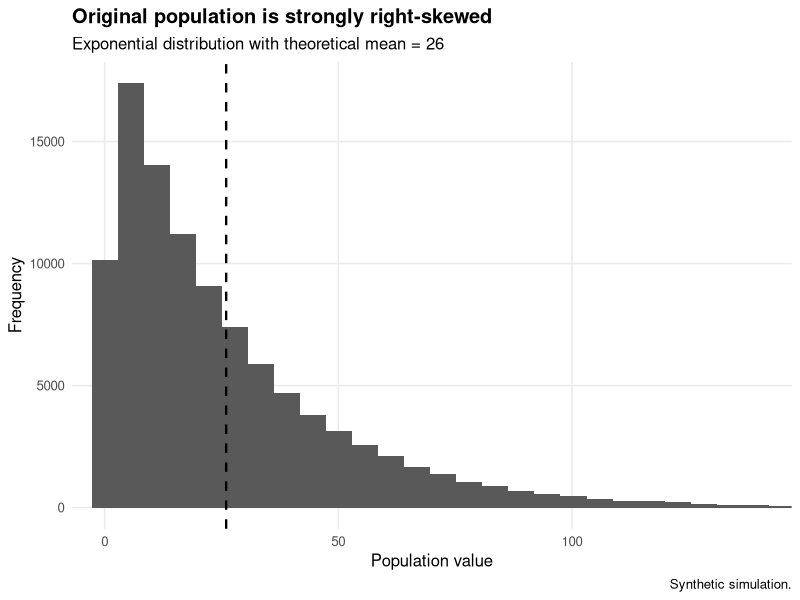
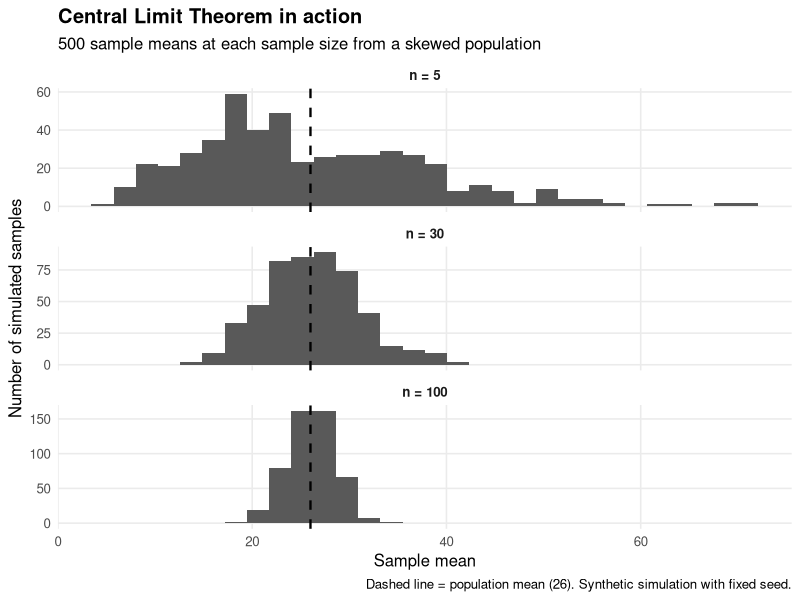
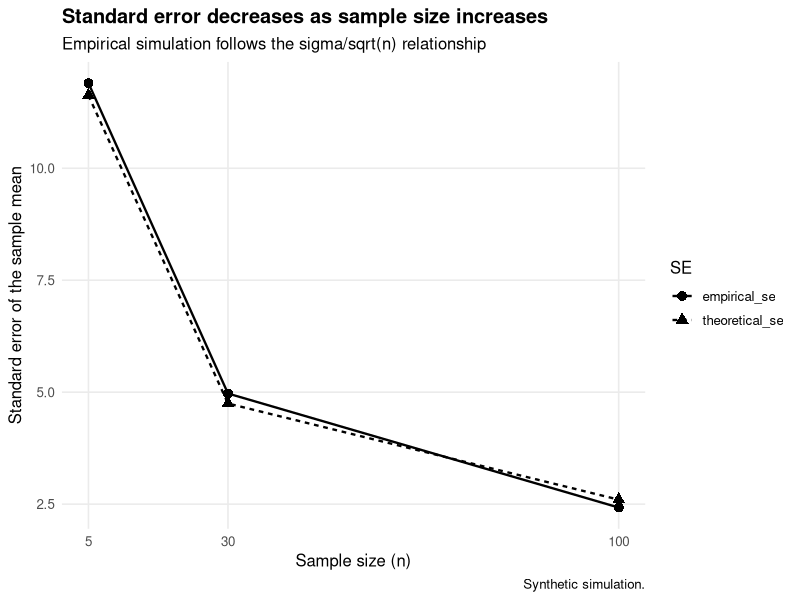

These charts were generated, in order, by the following R code: (Note: this script raises an error after producing the figures.)
# ============================================================
# FIOCRUZ — Module 3, Lesson 1, Activity 1
#
# Goal:
# Simulate the Central Limit Theorem using 500 repeated samples.
#
# We deliberately start from a RIGHT-SKEWED population
# (Exponential distribution), not a Normal population.
#
# We then compare sampling distributions of the mean for:
#   n = 5
#   n = 30
#   n = 100
#
# Main ideas:
#   1. sample means center around the population mean
#   2. their distribution becomes more Normal-looking as n grows
#   3. their spread shrinks approximately as sigma / sqrt(n)
# ============================================================

required <- c("dplyr", "readr", "ggplot2", "tibble")

missing <- required[
  !vapply(required, requireNamespace, FUN.VALUE = logical(1), quietly = TRUE)
]

if (length(missing) > 0) {
  cat("\nMissing R packages:", paste(missing, collapse = ", "), "\n")
  cat("Installing missing CRAN packages...\n")
  install.packages(missing, repos = "https://cloud.r-project.org")
}

suppressPackageStartupMessages({
  library(dplyr)
  library(readr)
  library(ggplot2)
  library(tibble)
})

set.seed(20260904)

# ------------------------------------------------------------
# STEP 1 — DEFINE A SKEWED POPULATION
# ------------------------------------------------------------
#
# Exponential(rate = 1/26):
# theoretical mean = 26
# theoretical SD   = 26
#
# This is intentionally NOT Normal.

population_mean <- 26
population_sd <- 26
rate <- 1 / population_mean

population_preview <- rexp(
  n = 100000,
  rate = rate
)

cat("\n============================================================\n")
cat("STEP 1 — ORIGINAL POPULATION\n")
cat("============================================================\n")
cat("Distribution: Exponential (strongly right-skewed)\n")
cat("Theoretical mean:", population_mean, "\n")
cat("Theoretical SD:", population_sd, "\n")
cat("Simulated preview mean:", round(mean(population_preview), 2), "\n")
cat("Simulated preview SD:", round(sd(population_preview), 2), "\n")

# ------------------------------------------------------------
# STEP 2 — ONE SAMPLE IS NOT THE SAMPLING DISTRIBUTION
# ------------------------------------------------------------

one_sample <- rexp(
  n = 30,
  rate = rate
)

cat("\n============================================================\n")
cat("STEP 2 — ONE SAMPLE OF n = 30\n")
cat("============================================================\n")
cat("One sample mean:", round(mean(one_sample), 2), "\n")
cat("\n")
cat("Important:\n")
cat("The Central Limit Theorem is about the DISTRIBUTION OF SAMPLE MEANS\n")
cat("across repeated samples — not about one individual sample becoming Normal.\n")

# ------------------------------------------------------------
# STEP 3 — FUNCTION TO SIMULATE 500 SAMPLE MEANS
# ------------------------------------------------------------

simulate_means <- function(sample_size, repetitions = 500) {

  # Generate repetitions × sample_size independent observations.
  # Each ROW is one simulated sample.
  draws <- matrix(
    rexp(
      n = repetitions * sample_size,
      rate = rate
    ),
    nrow = repetitions,
    ncol = sample_size
  )

  tibble(
    sample_size = sample_size,
    repetition = seq_len(repetitions),
    sample_mean = rowMeans(draws)
  )
}

cat("\n============================================================\n")
cat("STEP 3 — GENERATING 500 SAMPLES FOR EACH n\n")
cat("============================================================\n")

means_n5 <- simulate_means(5)
means_n30 <- simulate_means(30)
means_n100 <- simulate_means(100)

sampling_means <- bind_rows(
  means_n5,
  means_n30,
  means_n100
) |>
  mutate(
    sample_size = factor(
      sample_size,
      levels = c(5, 30, 100),
      labels = c("n = 5", "n = 30", "n = 100")
    )
  )

cat("Created:", nrow(means_n5), "sample means for n = 5\n")
cat("Created:", nrow(means_n30), "sample means for n = 30\n")
cat("Created:", nrow(means_n100), "sample means for n = 100\n")

# ------------------------------------------------------------
# STEP 4 — SUMMARIZE THE SAMPLING DISTRIBUTIONS
# ------------------------------------------------------------

summary_table <- sampling_means |>
  group_by(sample_size) |>
  summarise(
    repetitions = n(),
    mean_of_sample_means = mean(sample_mean),
    empirical_se = sd(sample_mean),
    .groups = "drop"
  ) |>
  mutate(
    n = c(5, 30, 100),
    theoretical_mean = population_mean,
    theoretical_se = population_sd / sqrt(n),
    mean_error = mean_of_sample_means - theoretical_mean,
    se_ratio_empirical_to_theoretical = empirical_se / theoretical_se
  ) |>
  select(
    sample_size,
    n,
    repetitions,
    theoretical_mean,
    mean_of_sample_means,
    mean_error,
    theoretical_se,
    empirical_se,
    se_ratio_empirical_to_theoretical
  )

summary_display <- summary_table |>
  mutate(
    across(
      c(
        theoretical_mean,
        mean_of_sample_means,
        mean_error,
        theoretical_se,
        empirical_se,
        se_ratio_empirical_to_theoretical
      ),
      ~ round(.x, 3)
    )
  )

cat("\n============================================================\n")
cat("STEP 4 — SAMPLING-DISTRIBUTION SUMMARY\n")
cat("============================================================\n")
print(summary_display)

cat("\nWhat should you see?\n")
cat("1. The mean of the 500 sample means stays near 26.\n")
cat("2. The empirical SE decreases as n increases.\n")
cat("3. The empirical SE is close to sigma/sqrt(n).\n")

# ------------------------------------------------------------
# STEP 5 — VISUALIZE THE ORIGINAL SKEWED POPULATION
# ------------------------------------------------------------

population_plot_data <- tibble(
  value = population_preview
)

p_population <- ggplot(
  population_plot_data,
  aes(x = value)
) +
  geom_histogram(
    bins = 60
  ) +
  geom_vline(
    xintercept = population_mean,
    linetype = "dashed",
    linewidth = 0.8
  ) +
  coord_cartesian(xlim = c(0, 140)) +
  labs(
    title = "Original population is strongly right-skewed",
    subtitle = "Exponential distribution with theoretical mean = 26",
    x = "Population value",
    y = "Frequency",
    caption = "Synthetic simulation."
  ) +
  theme_minimal(base_size = 12) +
  theme(
    plot.title = element_text(face = "bold"),
    panel.grid.minor = element_blank()
  )

ggsave(
  "practice/manual_attempts/module3_lesson1/activity01_central_limit_theorem/outputs/original_skewed_population.png",
  p_population,
  width = 8,
  height = 5,
  dpi = 300,
  bg = "white"
)

# ------------------------------------------------------------
# STEP 6 — VISUALIZE THE 500 SAMPLE MEANS
# ------------------------------------------------------------

p_sampling <- ggplot(
  sampling_means,
  aes(x = sample_mean)
) +
  geom_histogram(
    bins = 30
  ) +
  geom_vline(
    xintercept = population_mean,
    linetype = "dashed",
    linewidth = 0.8
  ) +
  facet_wrap(
    ~ sample_size,
    ncol = 1,
    scales = "free_y"
  ) +
  labs(
    title = "Central Limit Theorem in action",
    subtitle = "500 sample means at each sample size from a skewed population",
    x = "Sample mean",
    y = "Number of simulated samples",
    caption = "Dashed line = population mean (26). Synthetic simulation with fixed seed."
  ) +
  theme_minimal(base_size = 12) +
  theme(
    plot.title = element_text(face = "bold"),
    panel.grid.minor = element_blank(),
    strip.text = element_text(face = "bold")
  )

ggsave(
  "practice/manual_attempts/module3_lesson1/activity01_central_limit_theorem/outputs/clt_sampling_distributions.png",
  p_sampling,
  width = 8.5,
  height = 9,
  dpi = 300,
  bg = "white"
)

# ------------------------------------------------------------
# STEP 7 — STANDARD ERROR SHRINKS WITH n
# ------------------------------------------------------------

se_table <- summary_table |>
  select(
    n,
    theoretical_se,
    empirical_se
  ) |>
  tidyr::pivot_longer(
    cols = c(theoretical_se, empirical_se),
    names_to = "se_type",
    values_to = "standard_error"
  )

p_se <- ggplot(
  se_table,
  aes(
    x = n,
    y = standard_error,
    linetype = se_type,
    shape = se_type
  )
) +
  geom_line(linewidth = 0.8) +
  geom_point(size = 3) +
  scale_x_continuous(
    breaks = c(5, 30, 100)
  ) +
  labs(
    title = "Standard error decreases as sample size increases",
    subtitle = "Empirical simulation follows the sigma/sqrt(n) relationship",
    x = "Sample size (n)",
    y = "Standard error of the sample mean",
    linetype = "SE",
    shape = "SE",
    caption = "Synthetic simulation."
  ) +
  theme_minimal(base_size = 12) +
  theme(
    plot.title = element_text(face = "bold"),
    panel.grid.minor = element_blank()
  )

ggsave(
  "practice/manual_attempts/module3_lesson1/activity01_central_limit_theorem/outputs/standard_error_by_sample_size.png",
  p_se,
  width = 8,
  height = 5,
  dpi = 300,
  bg = "white"
)

# ------------------------------------------------------------
# STEP 8 — SAVE TABLES
# ------------------------------------------------------------

write_csv(
  sampling_means,
  "practice/manual_attempts/module3_lesson1/activity01_central_limit_theorem/outputs/500_sample_means_by_n.csv"
)

write_csv(
  summary_display,
  "practice/manual_attempts/module3_lesson1/activity01_central_limit_theorem/outputs/clt_summary.csv"
)

# ------------------------------------------------------------
# STEP 9 — VALIDATION
# ------------------------------------------------------------

stopifnot(nrow(means_n5) == 500)
stopifnot(nrow(means_n30) == 500)
stopifnot(nrow(means_n100) == 500)

stopifnot(
  all(
    abs(
      summary_table$mean_of_sample_means -
        population_mean
    ) < 2
  )
)

# Standard error should decrease with n.
stopifnot(
  summary_table$empirical_se[1] >
    summary_table$empirical_se[2]
)

stopifnot(
  summary_table$empirical_se[2] >
    summary_table$empirical_se[3]
)

# Simulation should broadly follow theoretical SE.
#
# With only 500 Monte Carlo repetitions and a strongly skewed
# Exponential population, empirical SE will not equal the
# theoretical value exactly. We therefore validate the expected
# relationship without imposing an unnecessarily brittle cutoff.

relative_se_error <- abs(
  summary_table$empirical_se -
    summary_table$theoretical_se
) / summary_table$theoretical_se

cat("\nRelative empirical-vs-theoretical SE error:\n")
print(
  tibble(
    sample_size = summary_table$sample_size,
    empirical_se = round(summary_table$empirical_se, 3),
    theoretical_se = round(summary_table$theoretical_se, 3),
    relative_error_percent = round(100 * relative_se_error, 1)
  )
)

stopifnot(all(relative_se_error < 0.25))

required_figures <- c(
  "practice/manual_attempts/module3_lesson1/activity01_central_limit_theorem/outputs/original_skewed_population.png",
  "practice/manual_attempts/module3_lesson1/activity01_central_limit_theorem/outputs/clt_sampling_distributions.png",
  "practice/manual_attempts/module3_lesson1/activity01_central_limit_theorem/outputs/standard_error_by_sample_size.png"
)

stopifnot(all(file.exists(required_figures)))

cat("\n============================================================\n")
cat("✅ M3 LESSON 1 · ACTIVITY 1 PASSED\n")
cat("============================================================\n")
cat("500 samples simulated at each n.\n")
cat("\n")
cat("You demonstrated:\n")
cat("  • a skewed original population\n")
cat("  • sampling distributions of the mean\n")
cat("  • increasing Normal approximation as n grows\n")
cat("  • sample means centered near the population mean\n")
cat("  • standard error shrinking approximately as sigma/sqrt(n)\n")
